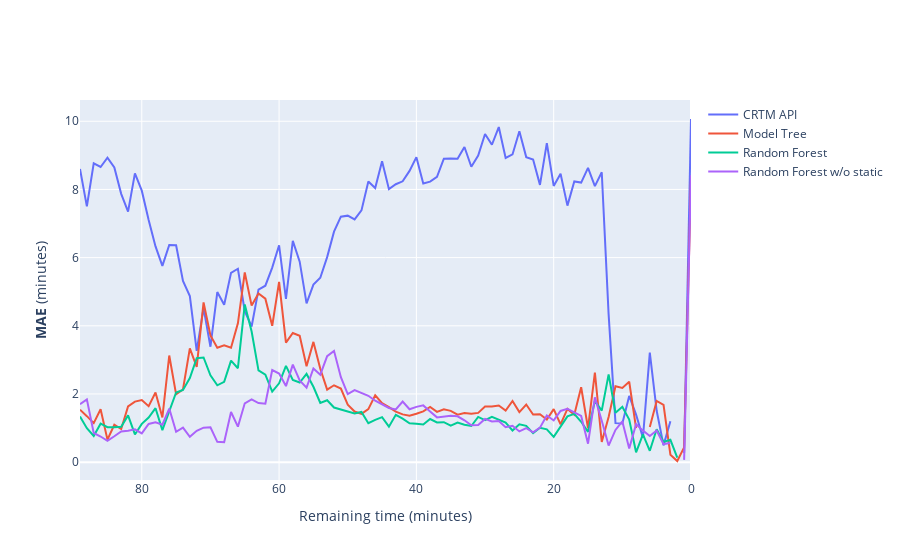

This figure's notebook cell:
### Code cell
# Non real-time
fig = go.Figure()

# CRTM API

fig.add_trace(
    go.Scatter(x=mae_reds_crtm['remaining_seconds'], y=mae_reds_crtm['mae'], name='CRTM API'))

# MT

fig.add_trace(
    go.Scatter(x=mae_reds_mt['remaining_seconds'], y=mae_reds_mt['mae'], name='Model Tree'))

# RFR

fig.add_trace(
    go.Scatter(x=mae_reds_rfr['remaining_seconds'], y=mae_reds_rfr['mae'], name='Random Forest'))

# RFR w/o static

fig.add_trace(
    go.Scatter(x=mae_reds_rfr_wo_static['remaining_seconds'],
               y=mae_reds_rfr_wo_static['mae'],
               name='Random Forest w/o static'))


fig.update_xaxes(autorange="reversed")

# Set y-axes titles
fig.update_yaxes(title_text="<b>MAE</b> (minutes)")

# Edit the layout
# title='Non real-time based observations estimation error per minute'
fig.update_layout(xaxis_title='Remaining time (minutes)')

fig.show()
